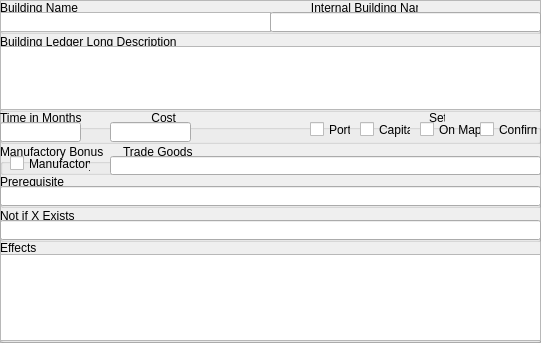
<?xml version="1.0" encoding="UTF-8"?>
<ui version="4.0">
 <class>BuildingsFrame</class>
 <widget class="QFrame" name="BuildingsFrame">
  <property name="geometry">
   <rect>
    <x>0</x>
    <y>0</y>
    <width>541</width>
    <height>343</height>
   </rect>
  </property>
  <property name="windowTitle">
   <string>Frame</string>
  </property>
  <property name="frameShape">
   <enum>QFrame::StyledPanel</enum>
  </property>
  <property name="frameShadow">
   <enum>QFrame::Raised</enum>
  </property>
  <widget class="QGroupBox" name="groupBox">
   <property name="geometry">
    <rect>
     <x>0</x>
     <y>0</y>
     <width>541</width>
     <height>34</height>
    </rect>
   </property>
   <property name="title">
    <string>Building Name                                                                      Internal Building Name</string>
   </property>
   <widget class="QTextEdit" name="textEdit">
    <property name="geometry">
     <rect>
      <x>0</x>
      <y>12</y>
      <width>271</width>
      <height>20</height>
     </rect>
    </property>
    <property name="verticalScrollBarPolicy">
     <enum>Qt::ScrollBarAlwaysOff</enum>
    </property>
   </widget>
   <widget class="QLineEdit" name="lineEdit">
    <property name="geometry">
     <rect>
      <x>270</x>
      <y>12</y>
      <width>271</width>
      <height>20</height>
     </rect>
    </property>
   </widget>
  </widget>
  <widget class="QGroupBox" name="groupBox_2">
   <property name="geometry">
    <rect>
     <x>0</x>
     <y>110</y>
     <width>541</width>
     <height>34</height>
    </rect>
   </property>
   <property name="title">
    <string>Time in Months                     Cost                                                                            Settings</string>
   </property>
   <widget class="QCheckBox" name="checkBox">
    <property name="geometry">
     <rect>
      <x>310</x>
      <y>10</y>
      <width>41</width>
      <height>19</height>
     </rect>
    </property>
    <property name="text">
     <string>Port</string>
    </property>
   </widget>
   <widget class="QCheckBox" name="checkBox_2">
    <property name="geometry">
     <rect>
      <x>360</x>
      <y>10</y>
      <width>51</width>
      <height>19</height>
     </rect>
    </property>
    <property name="text">
     <string>Capital</string>
    </property>
   </widget>
   <widget class="QCheckBox" name="checkBox_3">
    <property name="geometry">
     <rect>
      <x>480</x>
      <y>10</y>
      <width>58</width>
      <height>19</height>
     </rect>
    </property>
    <property name="text">
     <string>Confirm</string>
    </property>
   </widget>
   <widget class="QCheckBox" name="checkBox_4">
    <property name="geometry">
     <rect>
      <x>420</x>
      <y>10</y>
      <width>61</width>
      <height>19</height>
     </rect>
    </property>
    <property name="text">
     <string>On Map</string>
    </property>
   </widget>
   <widget class="QLineEdit" name="lineEdit_2">
    <property name="geometry">
     <rect>
      <x>0</x>
      <y>12</y>
      <width>81</width>
      <height>20</height>
     </rect>
    </property>
   </widget>
   <widget class="QLineEdit" name="lineEdit_3">
    <property name="geometry">
     <rect>
      <x>110</x>
      <y>12</y>
      <width>81</width>
      <height>20</height>
     </rect>
    </property>
   </widget>
  </widget>
  <widget class="QGroupBox" name="groupBox_3">
   <property name="geometry">
    <rect>
     <x>0</x>
     <y>144</y>
     <width>541</width>
     <height>31</height>
    </rect>
   </property>
   <property name="title">
    <string>Manufactory Bonus      Trade Goods</string>
   </property>
   <widget class="QCheckBox" name="checkBox_5">
    <property name="geometry">
     <rect>
      <x>10</x>
      <y>10</y>
      <width>81</width>
      <height>19</height>
     </rect>
    </property>
    <property name="text">
     <string>Manufactory</string>
    </property>
   </widget>
   <widget class="QLineEdit" name="lineEdit_4">
    <property name="geometry">
     <rect>
      <x>110</x>
      <y>12</y>
      <width>431</width>
      <height>19</height>
     </rect>
    </property>
   </widget>
  </widget>
  <widget class="QGroupBox" name="groupBox_4">
   <property name="geometry">
    <rect>
     <x>0</x>
     <y>240</y>
     <width>541</width>
     <height>103</height>
    </rect>
   </property>
   <property name="title">
    <string>Effects</string>
   </property>
   <widget class="QPlainTextEdit" name="plainTextEdit">
    <property name="geometry">
     <rect>
      <x>0</x>
      <y>14</y>
      <width>541</width>
      <height>87</height>
     </rect>
    </property>
   </widget>
  </widget>
  <widget class="QGroupBox" name="groupBox_5">
   <property name="geometry">
    <rect>
     <x>0</x>
     <y>174</y>
     <width>541</width>
     <height>34</height>
    </rect>
   </property>
   <property name="title">
    <string>Prerequisite</string>
   </property>
   <widget class="QLineEdit" name="lineEdit_5">
    <property name="geometry">
     <rect>
      <x>0</x>
      <y>12</y>
      <width>541</width>
      <height>20</height>
     </rect>
    </property>
   </widget>
  </widget>
  <widget class="QGroupBox" name="groupBox_6">
   <property name="geometry">
    <rect>
     <x>0</x>
     <y>208</y>
     <width>541</width>
     <height>34</height>
    </rect>
   </property>
   <property name="title">
    <string>Not if X Exists</string>
   </property>
   <widget class="QLineEdit" name="lineEdit_6">
    <property name="geometry">
     <rect>
      <x>0</x>
      <y>12</y>
      <width>541</width>
      <height>20</height>
     </rect>
    </property>
   </widget>
  </widget>
  <widget class="QGroupBox" name="groupBox_7">
   <property name="geometry">
    <rect>
     <x>0</x>
     <y>34</y>
     <width>541</width>
     <height>78</height>
    </rect>
   </property>
   <property name="title">
    <string>Building Ledger Long Description</string>
   </property>
   <widget class="QTextEdit" name="textEdit_2">
    <property name="geometry">
     <rect>
      <x>0</x>
      <y>12</y>
      <width>541</width>
      <height>64</height>
     </rect>
    </property>
   </widget>
  </widget>
 </widget>
 <resources/>
 <connections/>
</ui>
